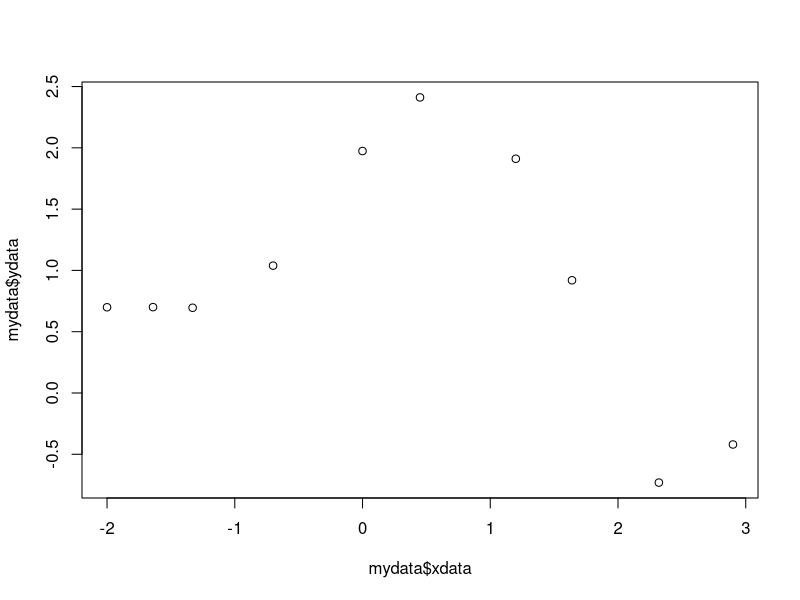
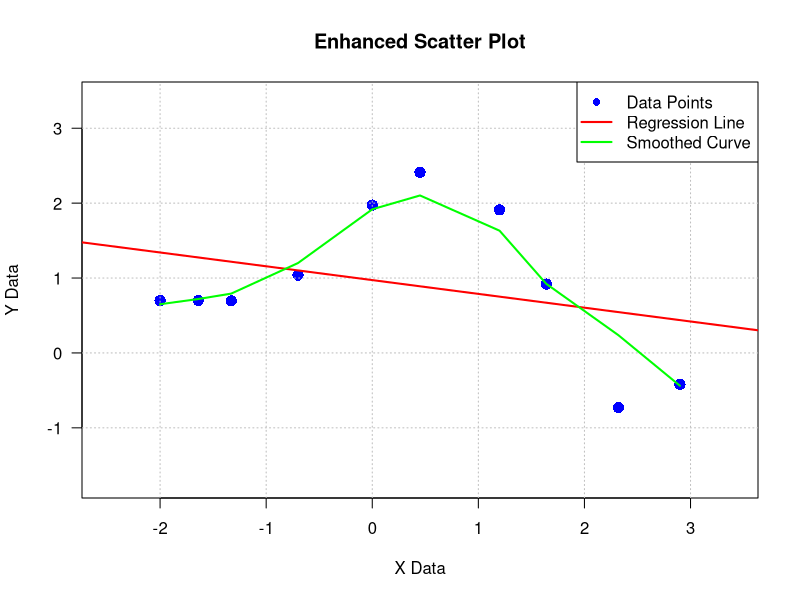

These charts were generated, in order, by the following R code:
mydata = read.csv("example_data(1).csv")
plot(mydata$xdata,mydata$ydata)
xdata <- c(-2, -1.64, -1.33, -0.7, 0, 0.45, 1.2, 1.64, 2.32, 2.9)
ydata <- c(0.699369, 0.700462, 0.695354, 1.03905, 1.97389, 2.41143, 1.91091, 0.919576, -0.730975, -0.42001)
plot(xdata, ydata, 
     col = "blue", pch = 16, cex = 1.5,
     xlab = "X Data", ylab = "Y Data", 
     main = "Enhanced Scatter Plot", las = 1,
     xlim = c(min(xdata)-0.5, max(xdata)+0.5), 
     ylim = c(min(ydata)-1, max(ydata)+1)) 
grid(col = "gray", lty = "dotted")
model <- lm(ydata ~ xdata)
abline(model, col = "red", lwd = 2)
lines(lowess(xdata, ydata, f = 0.5), col = "green", lwd = 2)
legend("topright", legend = c("Data Points", "Regression Line", "Smoothed Curve"),
       col = c("blue", "red", "green"), pch = c(16, NA, NA), 
       lty = c(NA, 1, 1), lwd = c(NA, 2, 2))
